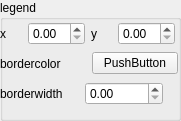
        <widget class="QGroupBox" name="groupBox_6">
         <property name="geometry">
          <rect>
           <x>590</x>
           <y>70</y>
           <width>181</width>
           <height>121</height>
          </rect>
         </property>
         <property name="title">
          <string>legend</string>
         </property>
         <widget class="QWidget" name="">
          <property name="geometry">
           <rect>
            <x>0</x>
            <y>20</y>
            <width>175</width>
            <height>28</height>
           </rect>
          </property>
          <layout class="QHBoxLayout" name="horizontalLayout_21">
           <item>
            <widget class="QLabel" name="label_43">
             <property name="text">
              <string>x</string>
             </property>
            </widget>
           </item>
           <item>
            <widget class="QDoubleSpinBox" name="doubleSpinBox_4"/>
           </item>
           <item>
            <widget class="QLabel" name="label_44">
             <property name="text">
              <string>y</string>
             </property>
            </widget>
           </item>
           <item>
            <widget class="QDoubleSpinBox" name="doubleSpinBox_3"/>
           </item>
          </layout>
         </widget>
         <widget class="QWidget" name="">
          <property name="geometry">
           <rect>
            <x>0</x>
            <y>50</y>
            <width>178</width>
            <height>27</height>
           </rect>
          </property>
          <layout class="QHBoxLayout" name="horizontalLayout_22">
           <item>
            <widget class="QLabel" name="label_45">
             <property name="text">
              <string>bordercolor</string>
             </property>
            </widget>
           </item>
           <item>
            <widget class="QPushButton" name="pushButton_2">
             <property name="text">
              <string>PushButton</string>
             </property>
            </widget>
           </item>
          </layout>
         </widget>
         <widget class="QWidget" name="">
          <property name="geometry">
           <rect>
            <x>0</x>
            <y>80</y>
            <width>163</width>
            <height>28</height>
           </rect>
          </property>
          <layout class="QHBoxLayout" name="horizontalLayout_25">
           <item>
            <widget class="QLabel" name="label_46">
             <property name="text">
              <string>borderwidth</string>
             </property>
            </widget>
           </item>
           <item>
            <widget class="QDoubleSpinBox" name="doubleSpinBox_5"/>
           </item>
          </layout>
         </widget>
        </widget>
